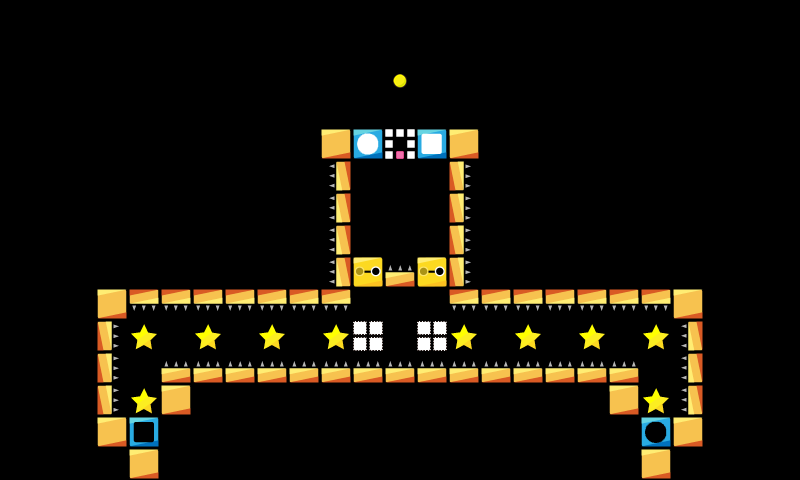

This game map was drawn from its Tiled (.tmx) file and the tilesets committed beside it. A one-line description and the trimmed map source follow:
An orthogonal 25x15 tile map with 32x32 px tiles, 1 tile layer (map).

<map version="1.0" orientation="orthogonal" renderorder="right-down" width="25" height="15" tilewidth="32" tileheight="32" nextobjectid="7">
 <tileset firstgid="1" name="map_tiles" tilewidth="32" tileheight="32">
  <image source="../../img/map_tiles.png" width="480" height="480" />
 </tileset>
 <layer name="map" width="25" height="15">
  <data>[375 cells, 74 non-empty, 11 distinct tile ids]</data>
 </layer>
 <objectgroup name="Object Layer 1" />
</map>
